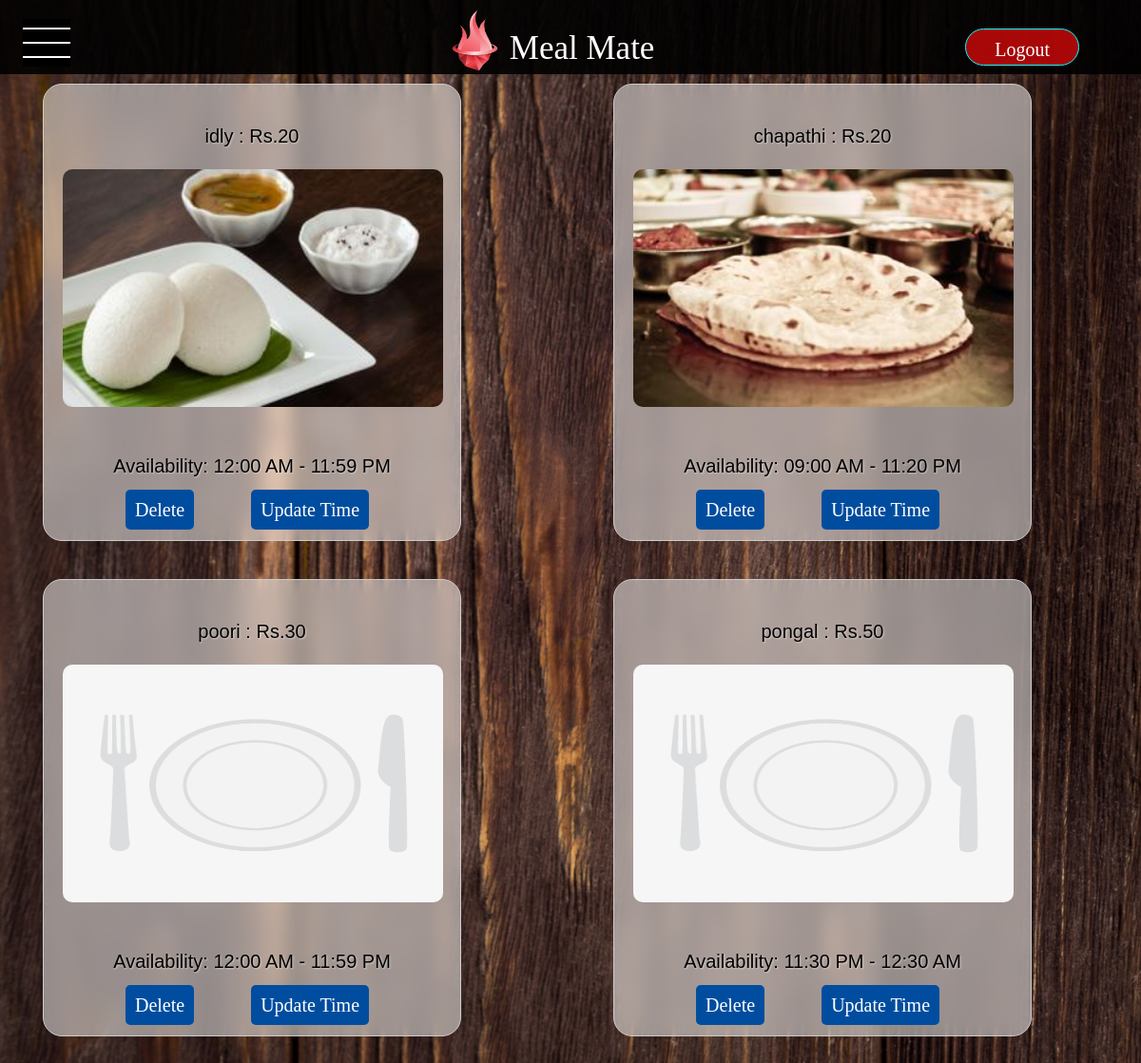
The app's page /viewMenu (signed in) with its own data.
### app.py (models this page shows, shortened)
class menu(db.Model):
    __tablename__ = "menu"
    id = db.Column(db.Integer,primary_key=True)
    name = db.Column(db.Text)
    price = db.Column(db.Integer)
    image = db.Column(db.Text, default='default.png')
    from_time = db.Column(db.Text)
    to_time = db.Column(db.Text)
    abs_from_time = db.Column(db.Time)
    abs_to_time = db.Column(db.Time)

### app.py (the view)
@app.route('/viewMenu')
@login_required
def viewMenu():
    if current_user.is_authenticated and current_user.role == 'employee':
        compMenu = menu.query.all()
        op=0
        return render_template('viewMenu.html', compMenu=compMenu,op=op)
    else:
        return 'Entry Restricted! Only Employees Allowed'

### app.py (called while the page is built)
@login_manager.user_loader
def load_user(id):
    return signup.query.get(id)

### templates/viewMenu.html (shortened to what this page needs)
{% extends 'base.html' %}
{% block content %}
<body class="view_menu">
    {% for food in compMenu %}
    <div class="food_item">
        <div id="{{ food.id }}" class="view_list">
            <br />
            <p>{{food.name}} : Rs.{{food.price}}</p> <br>
            <img src="static/food_pics/{{food.image}}" width="400" height="250"/>
            <br><br>
            <p>Availability: {{food.from_time}} - {{food.to_time}}</p>
            <br />
            <a href="/deleteMenu/{{food.id}}">Delete</a> &nbsp;&nbsp;&nbsp;&nbsp;
            <a href="/updateTime/{{food.id}}">Update Time</a>
        </div>
    </div>
    <br /><br />
    {% endfor %}
</body>
{% endblock %}

### static/main.css (style rules this page uses)
* { margin: 0px; padding: 0px; }
.view_menu { background-image: url("viewmenu_bg.jpg"); background-position: center; background-repeat: initial; background-size: cover; display: flex; flex-wrap: wrap; justify-content: space-around; }
.food_item { display: flex; flex-wrap: wrap; margin-bottom: 20px; }
.view_list { width: 440px; margin: 10px; padding: 20px; border: 1px solid #ccc; box-sizing: border-box; backdrop-filter: blur(10px); text-align: center; font-size: 20px; background-color: rgba(255, 255, 255, 0.5); border-radius: 20px; }
.view_list p { font-family: Arial, sans-serif; color: #000000; text-shadow: 1px 1px 2px rgba(255, 255, 255, 0.5); }
.view_list a { color: #033980; text-decoration: none; transition: color 0.1s ease; }
.view_list img { display: block; margin-bottom: 5px; border-radius: 10px; }
.view_list a { text-decoration: none; color: #ffffff; margin-right: 10px; background-color: #004d9f; padding: 10px; border-radius: 5px; }
.food_item a + a { margin-left: 20px; }

### records on screen
menu: name "idly", price "20", image (picture), from_time "12:00 AM", to_time "11:59 PM"
menu: name "chapathi", price "20", image (picture), from_time "09:00 AM", to_time "11:20 PM"
menu: name "poori", price "30", image (placeholder picture), from_time "12:00 AM", to_time "11:59 PM"
menu: name "pongal", price "50", image (placeholder picture), from_time "11:30 PM", to_time "12:30 AM"
